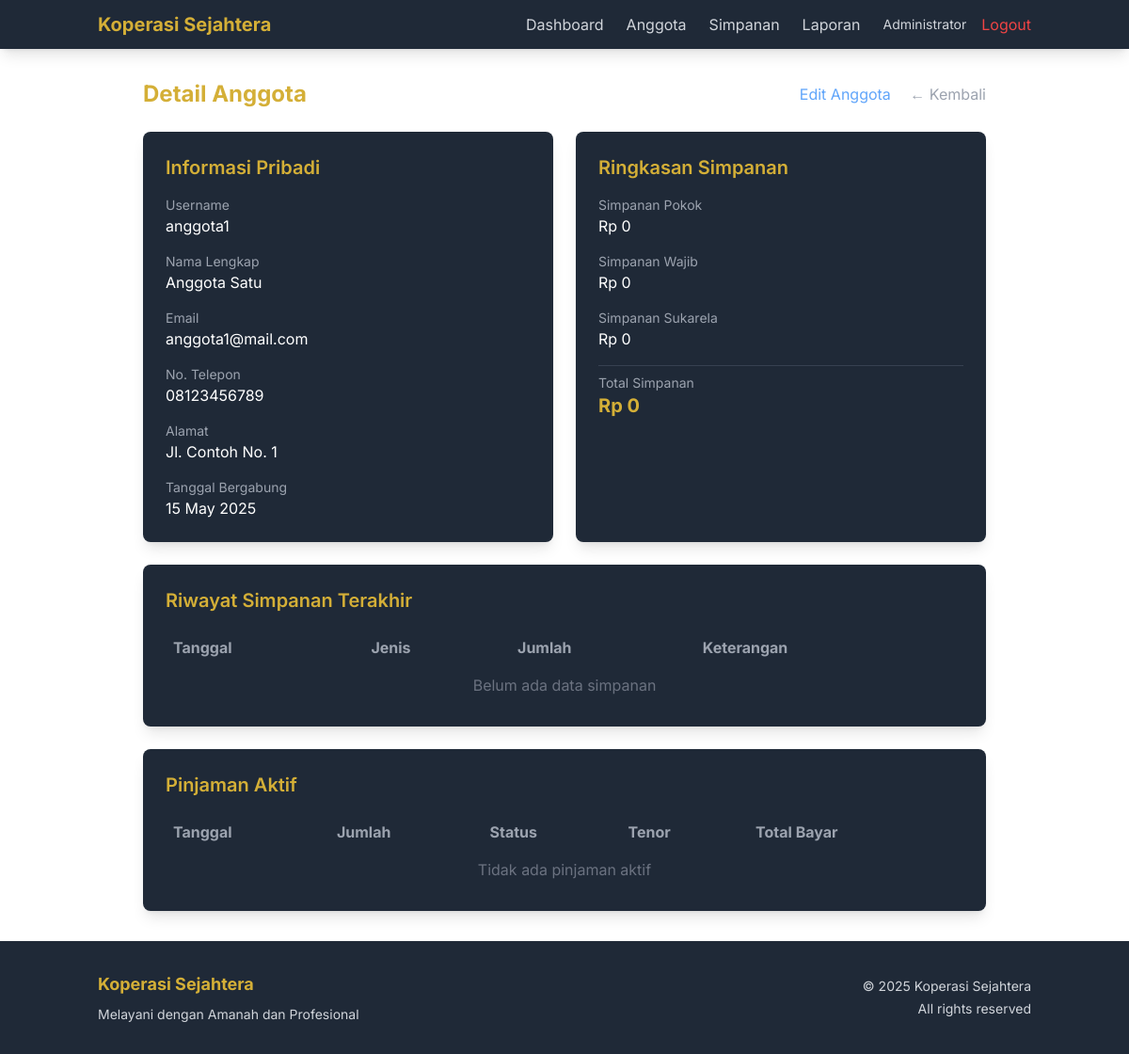
Page /pages/admin/view_member.php?id=3 (signed in) on the committed database.
### tables this page shows
CREATE TABLE IF NOT EXISTS users (
    id INT AUTO_INCREMENT PRIMARY KEY,
    username VARCHAR(50) UNIQUE NOT NULL,
    password VARCHAR(255) NOT NULL,
    nama VARCHAR(100) NOT NULL,
    role ENUM('admin', 'jurubayar', 'anggota') NOT NULL,
    email VARCHAR(100) UNIQUE,
    no_telepon VARCHAR(15),
    alamat TEXT,
    created_at TIMESTAMP DEFAULT CURRENT_TIMESTAMP,
    updated_at TIMESTAMP DEFAULT CURRENT_TIMESTAMP ON UPDATE CURRENT_TIMESTAMP
);

### config/config.php (called while the page is built, shortened)
<?php
require_once __DIR__ . '/database.php';
function isLoggedIn() {
    return isset($_SESSION['user_id']);
}
function getCurrentUser() {
    global $pdo;
    $stmt = $pdo->prepare("SELECT * FROM users WHERE id = ?");
    $stmt->execute([$_SESSION['user_id']]);
    return $stmt->fetch();
}

### pages/admin/view_member.php (the view, shortened to what this page needs)
<?php
require_once '../../config/config.php';
$memberId = isset($_GET['id']) ? (int)$_GET['id'] : 0;
try {
    $stmt = $pdo->prepare("
        SELECT * FROM users
        WHERE id = ? AND role = 'anggota'
    ");
    $stmt->execute([$memberId]);
    $member = $stmt->fetch();
    $stmt = $pdo->prepare("
        SELECT
            SUM(CASE WHEN jenis_simpanan = 'pokok' THEN jumlah ELSE 0 END) as total_pokok,
            SUM(CASE WHEN jenis_simpanan = 'wajib' THEN jumlah ELSE 0 END) as total_wajib,
            SUM(CASE WHEN jenis_simpanan = 'sukarela' THEN jumlah ELSE 0 END) as total_sukarela
        FROM simpanan
        WHERE user_id = ?
    ");
    $stmt->execute([$memberId]);
    $simpanan = $stmt->fetch();
    $stmt = $pdo->prepare("
        SELECT * FROM simpanan
        WHERE user_id = ?
        ORDER BY tanggal DESC
        LIMIT 5
    ");
    $stmt->execute([$memberId]);
    $riwayatSimpanan = $stmt->fetchAll();
    $stmt = $pdo->prepare("
        SELECT * FROM pinjaman
        WHERE user_id = ? AND status IN ('pending', 'disetujui')
        ORDER BY created_at DESC
    ");
    $stmt->execute([$memberId]);
    $pinjamanAktif = $stmt->fetchAll();
} catch (PDOException $e) {
    flashMessage('Error: ' . $e->getMessage(), 'error');
    redirect('/pages/admin/manage_members.php');
}
require_once '../../includes/header.php';
?>
<div class="max-w-4xl mx-auto">
    <div class="flex justify-between items-center mb-6">
        <h2 class="text-2xl font-bold text-gold">Detail Anggota</h2>
        <div class="space-x-4">
            <a href="edit_member.php?id=<?= $member['id'] ?>"
               class="text-blue-400 hover:text-blue-300">
                Edit Anggota
            </a>
            <a href="manage_members.php"
               class="text-gray-400 hover:text-gold">
                &larr; Kembali
            </a>
        </div>
    </div>
    <div class="grid grid-cols-1 md:grid-cols-2 gap-6">
        <div class="bg-gray-800 rounded-lg shadow-lg p-6">
            <h3 class="text-xl font-semibold text-gold mb-4">Informasi Pribadi</h3>
            <div class="space-y-4">
                <div>
                    <label class="block text-sm text-gray-400">Username</label>
                    <p class="text-white"><?= htmlspecialchars($member['username']) ?></p>
                </div>
                <div>
                    <label class="block text-sm text-gray-400">Nama Lengkap</label>
                    <p class="text-white"><?= htmlspecialchars($member['nama']) ?></p>
                </div>
                <div>
                    <label class="block text-sm text-gray-400">Email</label>
                    <p class="text-white"><?= htmlspecialchars($member['email'] ?? '-') ?></p>
                </div>
                <div>
                    <label class="block text-sm text-gray-400">No. Telepon</label>
                    <p class="text-white"><?= htmlspecialchars($member['no_telepon'] ?? '-') ?></p>
                </div>
                <div>
                    <label class="block text-sm text-gray-400">Alamat</label>
                    <p class="text-white"><?= nl2br(htmlspecialchars($member['alamat'] ?? '-')) ?></p>
                </div>
                <div>
                    <label class="block text-sm text-gray-400">Tanggal Bergabung</label>
                    <p class="text-white"><?= date('d F Y', strtotime($member['created_at'])) ?></p>
                </div>
            </div>
        </div>
        <div class="bg-gray-800 rounded-lg shadow-lg p-6">
            <h3 class="text-xl font-semibold text-gold mb-4">Ringkasan Simpanan</h3>
            <div class="space-y-4">
                <div>
                    <label class="block text-sm text-gray-400">Simpanan Pokok</label>
                    <p class="text-white">Rp <?= number_format($simpanan['total_pokok'] ?? 0, 0, ',', '.') ?></p>
                </div>
                <div>
                    <label class="block text-sm text-gray-400">Simpanan Wajib</label>
                    <p class="text-white">Rp <?= number_format($simpanan['total_wajib'] ?? 0, 0, ',', '.') ?></p>
                </div>
                <div>
                    <label class="block text-sm text-gray-400">Simpanan Sukarela</label>
                    <p class="text-white">Rp <?= number_format($simpanan['total_sukarela'] ?? 0, 0, ',', '.') ?></p>
                </div>
                <div class="pt-2 border-t border-gray-700">
                    <label class="block text-sm text-gray-400">Total Simpanan</label>
                    <p class="text-xl font-bold text-gold">
                        Rp <?= number_format(($simpanan['total_pokok'] ?? 0) + ($simpanan['total_wajib'] ?? 0) + ($simpanan['total_sukarela'] ?? 0), 0, ',', '.') ?>
                    </p>
                </div>
            </div>
        </div>
    </div>
    <div class="mt-6 bg-gray-800 rounded-lg shadow-lg p-6">
        <h3 class="text-xl font-semibold text-gold mb-4">Riwayat Simpanan Terakhir</h3>
        <div class="overflow-x-auto">
            <table class="w-full">
                <thead class="text-left">
                    <tr class="text-gray-400">
                        <th class="p-2">Tanggal</th>
                        <th class="p-2">Jenis</th>
                        <th class="p-2">Jumlah</th>
                        <th class="p-2">Keterangan</th>
                    </tr>
                </thead>
                <tbody class="text-gray-300">
                    <?php if (empty($riwayatSimpanan)): ?>
                    <tr>
                        <td colspan="4" class="p-2 text-center text-gray-500">
                            Belum ada data simpanan
                        </td>
                    </tr>
                    <?php endif; ?>
                </tbody>
            </table>
        </div>
    </div>
    <div class="mt-6 bg-gray-800 rounded-lg shadow-lg p-6">
        <h3 class="text-xl font-semibold text-gold mb-4">Pinjaman Aktif</h3>
        <div class="overflow-x-auto">
            <table class="w-full">
                <thead class="text-left">
                    <tr class="text-gray-400">
                        <th class="p-2">Tanggal</th>
                        <th class="p-2">Jumlah</th>
                        <th class="p-2">Status</th>
                        <th class="p-2">Tenor</th>
                        <th class="p-2">Total Bayar</th>
                    </tr>
                </thead>
                <tbody class="text-gray-300">
                    <?php if (empty($pinjamanAktif)): ?>
                    <tr>
                        <td colspan="5" class="p-2 text-center text-gray-500">
                            Tidak ada pinjaman aktif
                        </td>
                    </tr>
                    <?php endif; ?>
                </tbody>
            </table>
        </div>
    </div>
</div>
<?php require_once '../../includes/footer.php'; ?>

### includes/header.php (shortened to what this page needs)
<?php
require_once __DIR__ . '/../config/config.php';
$currentUser = getCurrentUser();
?>
<!DOCTYPE html>
<html lang="id">
<head>
    <script src="https://cdn.tailwindcss.com"></script>
</head>
<body class="min-h-screen dark:bg-gray-900 dark:text-gray-100">
    <header class="bg-gray-800 shadow-lg">
        <nav class="container mx-auto px-4 py-3">
            <div class="flex items-center justify-between">
                <div class="flex items-center space-x-4">
                    <a href="<?= BASE_URL ?>" class="text-gold text-xl font-bold">Koperasi Sejahtera</a>
                </div>
                <?php if (isLoggedIn()): ?>
                <div class="flex items-center space-x-6">
                    <?php if ($currentUser['role'] === ROLE_ADMIN): ?>
                        <a href="<?= BASE_URL ?>/pages/admin/dashboard.php" class="text-gray-300 hover:text-gold">Dashboard</a>
                        <a href="<?= BASE_URL ?>/pages/admin/manage_members.php" class="text-gray-300 hover:text-gold">Anggota</a>
                        <a href="<?= BASE_URL ?>/pages/admin/manage_simpanan.php" class="text-gray-300 hover:text-gold">Simpanan</a>
                        <a href="<?= BASE_URL ?>/pages/admin/view_reports.php" class="text-gray-300 hover:text-gold">Laporan</a>
                    <?php endif; ?>
                    <div class="relative ml-3">
                        <div class="flex items-center space-x-4">
                            <span class="text-sm text-gray-300"><?= htmlspecialchars($currentUser['nama']) ?></span>
                            <a href="<?= BASE_URL ?>/logout.php" class="text-red-500 hover:text-red-400">Logout</a>
                        </div>
                    </div>
                </div>
                <?php endif; ?>
            </div>
        </nav>
    </header>
    <main class="container mx-auto px-4 py-8">

### includes/footer.php (shortened to what this page needs)
</main>
    <footer class="bg-gray-800 text-gray-300 py-8 mt-auto">
        <div class="container mx-auto px-4">
            <div class="flex flex-col md:flex-row justify-between items-center">
                <div class="mb-4 md:mb-0">
                    <h3 class="text-gold font-bold text-lg mb-2">Koperasi Sejahtera</h3>
                    <p class="text-sm">Melayani dengan Amanah dan Profesional</p>
                </div>
                <div class="text-center md:text-right">
                    <p class="text-sm">&copy; <?= date('Y') ?> Koperasi Sejahtera</p>
                    <p class="text-sm mt-1">All rights reserved</p>
                </div>
            </div>
        </div>
    </footer>
</body>
</html>

### includes/header.php (style rules this page uses)
body { font-family: 'Inter', sans-serif; }

### rows in the picture
users: nama "Administrator"
users: username "anggota1", nama "Anggota Satu", email "anggota1@mail.com", no_telepon "08123456789", alamat "Jl. Contoh No. 1", created_at "15 May 2025"

### other values in the picture
$simpanan['total_pokok'] "0"
$simpanan['total_wajib'] "0"
$simpanan['total_sukarela'] "0"
